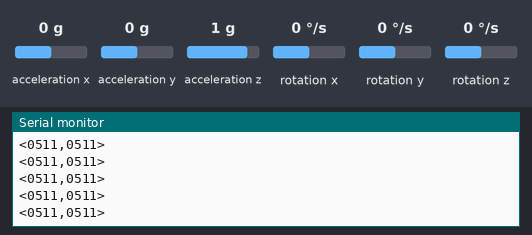
A sketch run on a simulated Arduino Uno, built with avr-gcc and run on an emulated ATmega328P. Parts: the last lines printed to the serial monitor. Inputs (shaded band) come from the test bench; at power-on: acceleration x 0 g, acceleration y 0 g, acceleration z 1 g, rotation x 0 °/s, rotation y 0 °/s, rotation z 0 °/s.

Above: at 1.2 s.
1.3 s: acceleration x set to -1.4 g
At 1.33 s:
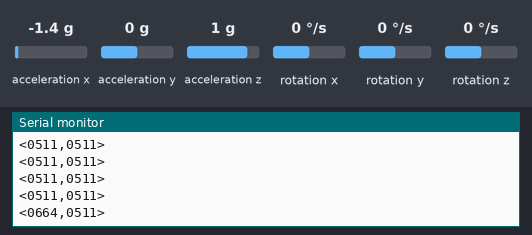
2.8 s: acceleration y set to -1.4 g
At 2.86 s:
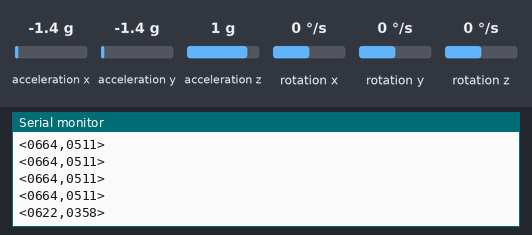
4.3 s: acceleration z set to -1.4 g
At 4.39 s:
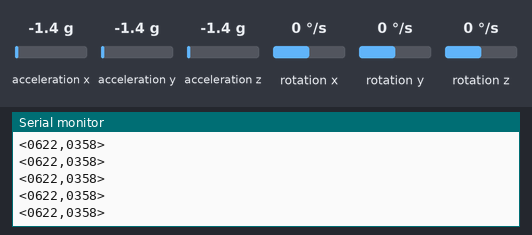
Timing chart, 0 to 7.3 s (numbered marks = the images above; inputs shaded):
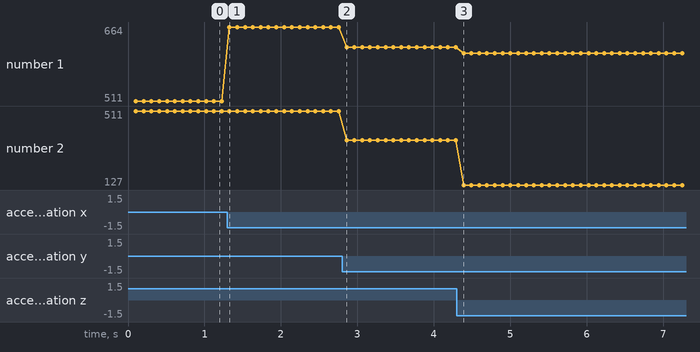

Measured:
- after the input at 1.3 s, the serial monitor: prints a new line at once (image 1)
- after the input at 2.8 s, the serial monitor: prints a new line after 0.06 s (image 2)
- plotted number 1: 511 → 664 after the input at 1.3 s, 664 → 622 after the input at 2.8 s, 622 → 610 after the input at 4.3 s
- plotted number 2: 511 → 358 after the input at 2.8 s, 358 → 127 after the input at 4.3 s

The sketch:

Giroscopio130323.ino
```cpp
#include <Adafruit_MPU6050.h>

#include <MPU6050.h>

#include <Wire.h>
#include <MPU6050.h>

MPU6050 mpu;

int pitch=0;
int roll=0;
int ax,ay,az;
float ac;
unsigned long past_time=0;

void setup()
{
  Serial.begin(9600);

  while(!mpu.begin(MPU6050_SCALE_2000DPS, MPU6050_RANGE_2G))
  {
    delay(500);
  }
}


void loop()
{
    if(millis()-past_time>=100)
  {


  Vector normAccel = mpu.readNormalizeAccel();
//mpu.getAcceleration(&ax,&ay,&az);
//ac=((axY^2)+(ay^2)+(az^2))^(1/2);
  pitch = -(atan2(normAccel.XAxis, sqrt(normAccel.YAxis*normAccel.YAxis + normAccel.ZAxis*normAccel.ZAxis))*180.0)/M_PI;
  roll = ((atan2(normAccel.YAxis, normAccel.ZAxis)*180.0)/M_PI);

  pitch=map(pitch,-180,180,0,1023);
  roll=map(roll,-180,180,0,1023);

  trama(pitch,roll);

  past_time=millis();
  }

}

void trama(int value1, int value2){
  Serial.print("<");

  if (value1 > 999) {
    Serial.print(value1);
  }else if (value1 > 99) {
    Serial.print("0");
    Serial.print(value1);
  }else if(value1>9){
    Serial.print("00");
    Serial.print(value1);
  }else{
    Serial.print("000");
    Serial.print(value1);
    }
  Serial.print(",");

  if (value2 > 999) {
    Serial.print(value2);
  }else if (value2 > 99) {
    Serial.print("0");
    Serial.print(value2);
  }else if(value2>9){
    Serial.print("00");
    Serial.print(value2);
  }else{
    Serial.print("000");
    Serial.print(value2);
    }
  Serial.println(">");
  }
```
